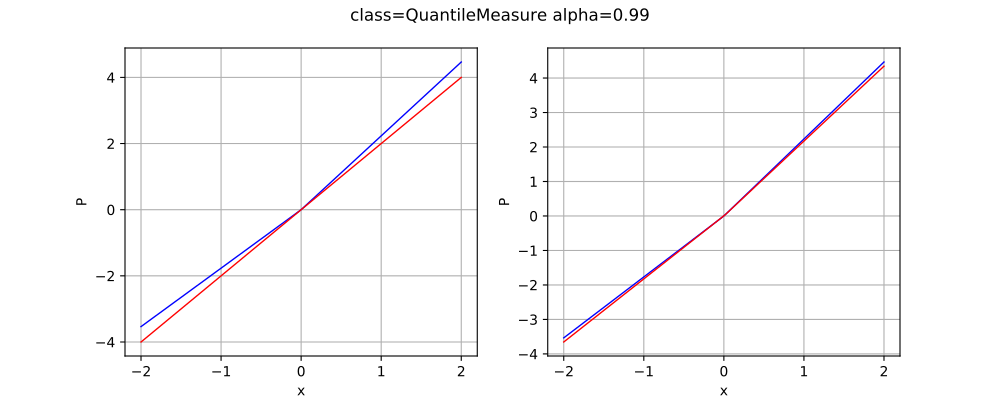

The Python source for this figure:
import openturns as ot
import otrobopt
from matplotlib import pyplot as plt
from openturns.viewer import View

thetaDist = ot.Normal(2.0, 0.1)
if 'QuantileMeasure' == 'WorstCaseMeasure':
    thetaDist = ot.Uniform(-1.0, 4.0)
elif 'ChanceMeasure' in 'QuantileMeasure':
    thetaDist = ot.Normal(1.0, 1.0)

f_base = ot.Function(['x', 'theta'], ['y'], ['x*theta'])
f = ot.Function(f_base, [1], thetaDist.getMean())

if 'QuantileMeasure' == 'JointChanceMeasure':
    measure = otrobopt.JointChanceMeasure(f, thetaDist, ot.GreaterOrEqual(), 0.95)
elif 'QuantileMeasure' == 'IndividualChanceMeasure':
    measure = otrobopt.IndividualChanceMeasure(f,thetaDist, ot.GreaterOrEqual(), [0.95])
elif 'QuantileMeasure' == 'MeanStandardDeviationTradeoffMeasure':
    measure =  otrobopt.MeanStandardDeviationTradeoffMeasure(f, thetaDist, [0.8])
elif 'QuantileMeasure' == 'QuantileMeasure':
    measure =  otrobopt.QuantileMeasure(f, thetaDist, 0.99)
else:
    measure = otrobopt.QuantileMeasure(f, thetaDist)

N = 10
experiment = ot.LHSExperiment(N)
factory = otrobopt.MeasureFactory(experiment)
discretizedMeasure = factory.build(measure)

continuous_measure = otrobopt.MeasureFunction(measure)
discretized_measure = otrobopt.MeasureFunction(discretizedMeasure)

x_min = -2.0
x_max = 2.0
n_points = 128

parametric_graph = f.draw(x_min, x_max, n_points)
continuous_graph = continuous_measure.draw(x_min, x_max, n_points)
discretized_graph = discretized_measure.draw(x_min, x_max, n_points)

parametric_curve = parametric_graph.getDrawable(0)
discretized_curve = discretized_graph.getDrawable(0)

left_graph = ot.Graph(continuous_graph)
left_graph.add(parametric_curve)
#left_graph.setLegends(['measure', 'parametric function'])
#left_graph.setLegendPosition('topright')
left_graph.setColors(['blue', 'red'])

right_graph = ot.Graph(continuous_graph)
right_graph.add(discretized_curve)
#right_graph.setLegends(['measure', 'discretized measure'])
#right_graph.setLegendPosition('topright')
right_graph.setColors(['blue', 'red'])

fig = plt.figure(figsize=(10, 4))
plt.suptitle(str(measure))
left_axis = fig.add_subplot(121)
right_axis = fig.add_subplot(122)

View(left_graph, figure=fig, axes=[left_axis], add_legend=False)
View(right_graph, figure=fig, axes=[right_axis], add_legend=False)
